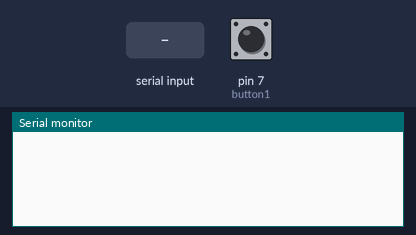
A sketch run on a simulated Arduino Uno, built with avr-gcc and run on an emulated ATmega328P. On the bench: the last lines printed to the serial monitor. The inputs (shaded band) are chosen by the test bench; at power-on: pin 7 (button1) LOW. The modem accepts every AT command (registered, SIM ready, sends succeed) and sends nothing else.

Above: at 2.2 s.
2.3 s: pin 7 (button1) pulled HIGH for 0.15 s
At 3.0 s:
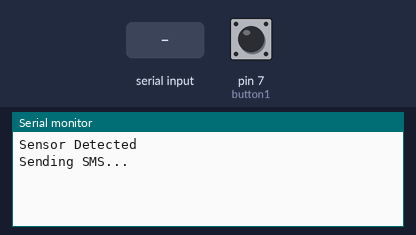
4.0 s: "1" received over the second serial link
At 5.8 s:
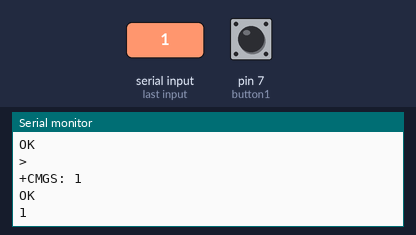
6.1 s: "0" received over the second serial link
At 6.9 s:
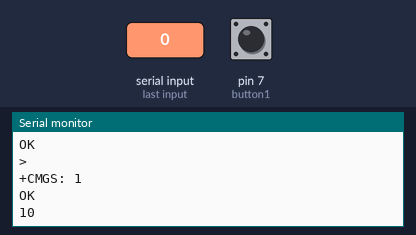

Measured:
- after the input at 2.3 s, the serial monitor: prints a new line at once (image 1)
- after the input at 4.0 s, the serial monitor: prints a new line after 0.70 s (image 2)
- after the input at 6.1 s, the serial monitor: prints a new line at once (image 3)

The sketch:

ujumbe.ino
```cpp
#include <SoftwareSerial.h>

SoftwareSerial sim800l(2, 3); // RX,TX for Arduino and for the module it's TXD RXD, they should be inverted

#define button1 7 //Button pin, on the other pin it's wired with GND
#define input2 6

bool button_State; //Button state
bool input_State;


void setup()
{

  pinMode(button1, INPUT); //The button is always on HIGH level, when pressed it goes LOW
  pinMode (input2, INPUT);
  sim800l.begin(9600);   //Module baude rate, this is on max, it depends on the version
  Serial.begin(9600);
  delay(1000);
}

void loop()
{


  button_State = digitalRead(button1);   //We are constantly reading the button State

  if (button_State == HIGH) {            //And if it's pressed
    Serial.println("Sensor Detected");   //Shows this message on the serial monitor
    delay(200);                         //Small delay to avoid detecting the button press many times

    SendSMS();                          //And this function is called

 }

  if (sim800l.available()){            //Displays on the serial monitor if there's a communication from the module
    Serial.write(sim800l.read());
  }
}


 void input(){
   input_State = digitalRead(button1);   //We are constantly reading the button State

  if (input_State == HIGH) {            //And if it's pressed
    Serial.println("Sensor Detected");   //Shows this message on the serial monitor
    delay(200);                         //Small delay to avoid detecting the button press many times

    SendSMS();                          //And this function is called

 }

  if (sim800l.available()){            //Displays on the serial monitor if there's a communication from the module
    Serial.write(sim800l.read());
  }
 }
void SendSMS()
{
  Serial.println("Sending SMS...");               //Show this message on serial monitor
  sim800l.print("AT+CMGF=1\r");                   //Set the module to SMS mode
  delay(100);
  sim800l.print("AT+CMGS=\"+255754891671\"\r");  //Your phone number don't forget to include your country code, example +212123456789"
  //sim800l.print("AT+CMGS=\"+255754891671\"\r");  //Your phone number don't forget to include your country code, example +212123456789"
  delay(500);
  sim800l.print("Computer component out of the Lab");       //This is the text to send to the phone number, don't make it too long or you have to modify the SoftwareSerial buffer
  delay(500);
  sim800l.print((char)26);// (required according to the datasheet)
  delay(500);
  sim800l.println();
  Serial.println("Text Sent.");
  delay(500);

}

void SendSMS2()
{
  Serial.println("Sending SMS...");               //Show this message on serial monitor
  sim800l.print("AT+CMGF=1\r");                   //Set the module to SMS mode
  delay(100);
  sim800l.print("AT+CMGS=\"+255754891671\"\r");  //Your phone number don't forget to include your country code, example +212123456789"
  //sim800l.print("AT+CMGS=\"+255754891671\"\r");  //Your phone number don't forget to include your country code, example +212123456789"
  delay(500);
  sim800l.print("System Detect Unecpected movement at Lab 1");       //This is the text to send to the phone number, don't make it too long or you have to modify the SoftwareSerial buffer
  delay(500);
  sim800l.print((char)26);// (required according to the datasheet)
  delay(500);
  sim800l.println();
  Serial.println("Text Sent.");
  delay(500);

}
```
